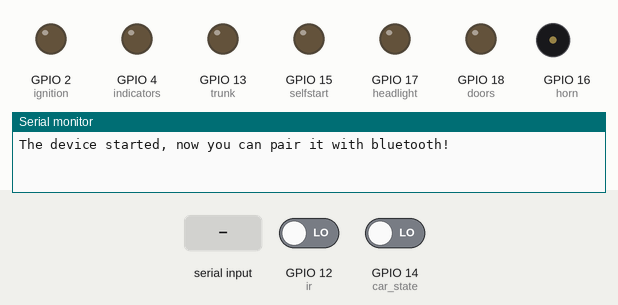
Recording of a sketch running on a simulated ESP32. Parts: output pins drawn as LEDs (lit = HIGH), buzzer (waves = sounding, pin HIGH), the last lines printed to the serial monitor. The inputs (shaded band) are chosen by the test bench; at power-on: GPIO 12 (ir) LOW, GPIO 14 (car_state) LOW. Nothing arrives over Bluetooth unless stated.

Above: at 1.2 s.
1.3 s: "x" received over the second serial link
At 2.2 s:
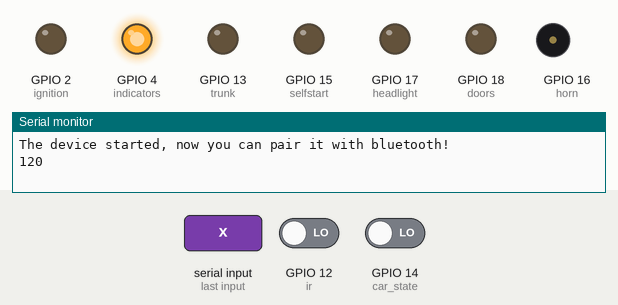
2.8 s: "w" received over the second serial link
At 3.3 s:
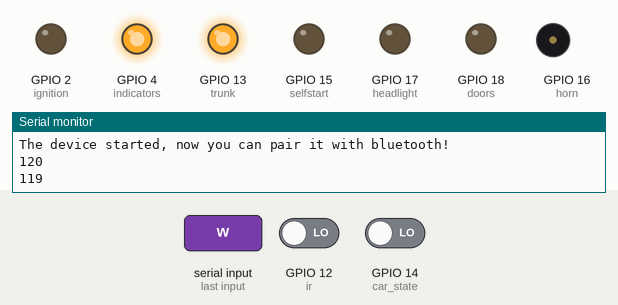
4.3 s: "y" received over the second serial link
At 5.5 s:
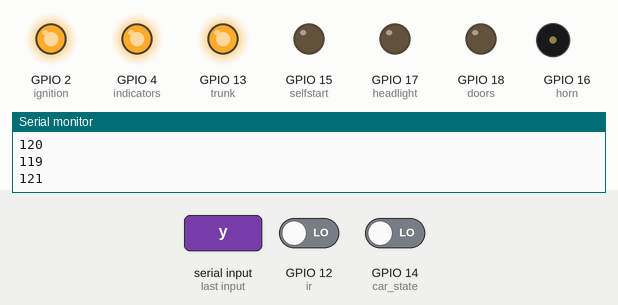
5.8 s: "z" received over the second serial link
7.3 s: "x" received over the second serial link
At 7.9 s:
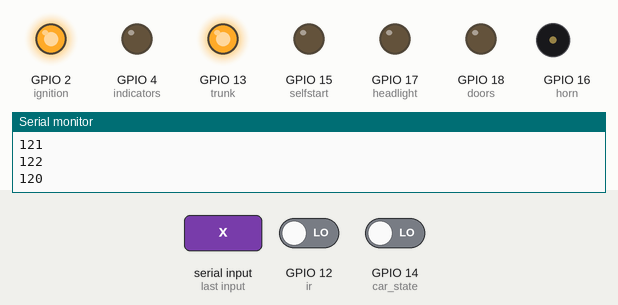
8.8 s: "u" received over the second serial link
At 9.1 s:
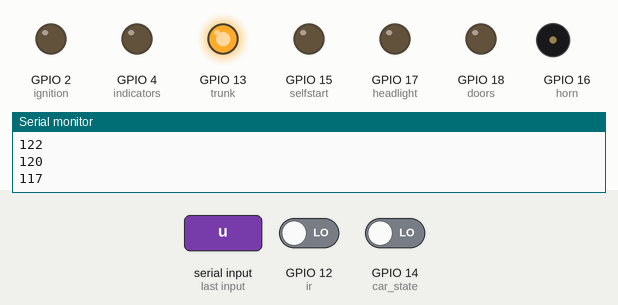
Timing chart, 0 to 11.3 s (numbered marks = the images above; inputs shaded):
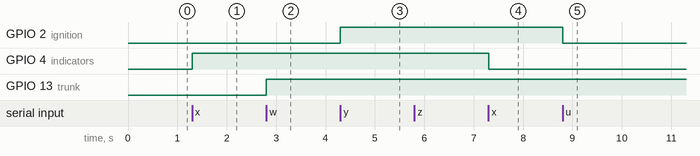

The sketch:

CAR_CODE_mar_09.ino
```cpp
const int headlight = 17;
const int horn = 16;
const int indicators = 4;
const int doors = 18;
const int ignition = 2;
const int selfstart = 15;
const int trunk = 13;
const int ir = 12;
const int car_state = 14;
int del = 3;
int count = 0;

int bypassir = 0;

#include "BluetoothSerial.h"

#if !defined(CONFIG_BT_ENABLED) || !defined(CONFIG_BLUEDROID_ENABLED)
#error Bluetooth is not enabled! Please run `make menuconfig` to and enable it
#endif

BluetoothSerial SerialBT;

void setup() {
  Serial.begin(115200);
  SerialBT.begin("CarESP32"); //Bluetooth device name
  Serial.println("The device started, now you can pair it with bluetooth!");
  pinMode(headlight, OUTPUT);
  digitalWrite(headlight, LOW);   //1
  pinMode(horn, OUTPUT);
  digitalWrite(horn, LOW);        //2
  pinMode(indicators, OUTPUT);
  digitalWrite(indicators, LOW);  //3
  pinMode(doors, OUTPUT);
  digitalWrite(doors, LOW);       //4
  pinMode(ignition, OUTPUT);
  digitalWrite(ignition, LOW);    //5
  pinMode(selfstart, OUTPUT);
  digitalWrite(selfstart, LOW);   //6
  pinMode(trunk, OUTPUT);
  digitalWrite(trunk, LOW);       //7
  pinMode(ir, INPUT);
  pinMode(car_state,INPUT);
 }

void loop() {

  if (Serial.available()) {
    SerialBT.write(Serial.read());
  }
  if (SerialBT.available()) {
   int ip =  SerialBT.read();
   Serial.println(ip);

 if (ip == 125)
  {
    digitalWrite(doors,LOW);
  }
  if (ip == 123)
  {
    digitalWrite(doors,HIGH);
  }


  if (ip == 126)
  {
    digitalWrite(headlight, !digitalRead(headlight));
  }
  if (ip == 124)
  {
    digitalWrite(horn, !digitalRead(horn));
  }
  if (ip == 120)
  {
    digitalWrite(indicators, !digitalRead(indicators));
  }
  if (ip == 119)
  {
    digitalWrite(trunk, !digitalRead(trunk));
  }
    if(ip == 118)
  {
    bypassir = 1;
  }
//
  if (ip == 121)
  {
    if (del == 0){
      del = 3;
    }
    int irdata = digitalRead(ir);
    if (!irdata || bypassir)
    {
    digitalWrite(ignition, HIGH);
    delay(3000);
    digitalWrite(selfstart,HIGH);
    //delay((del*1000));

    for (int i = 1; i<del*2+1;i++)
    {
      int ip =  SerialBT.read();
       Serial.println(ip);
      count+=1;
      if (count == del*2)
      {
        count = 0;
        break;
       }
       if (ip == 122)
       {
        digitalWrite(selfstart,LOW);
        break;
       }
       delay(500);

    }
    digitalWrite(selfstart,LOW);
    int car_data = digitalRead(car_state);
    // considering recieving high signal if car doesn't start
    if (car_data == 1)
    {
      digitalWrite(ignition,LOW);
    }
  }}
  //
  if (ip == 117)
  {
    digitalWrite(ignition,LOW);
  }
   else
   {
    del = ip;

   }
}
}
```

Measured:
- after the input at 1.3 s, GPIO 4 (indicators): LOW → HIGH at once
- after the input at 2.8 s, GPIO 13 (trunk): LOW → HIGH at once
- after the input at 4.3 s, GPIO 2 (ignition): LOW → HIGH at once
- after the input at 5.8 s, every drawn part: stays the same
- after the input at 7.3 s, GPIO 4 (indicators): HIGH → LOW at once
- after the input at 8.8 s, GPIO 2 (ignition): HIGH → LOW at once
